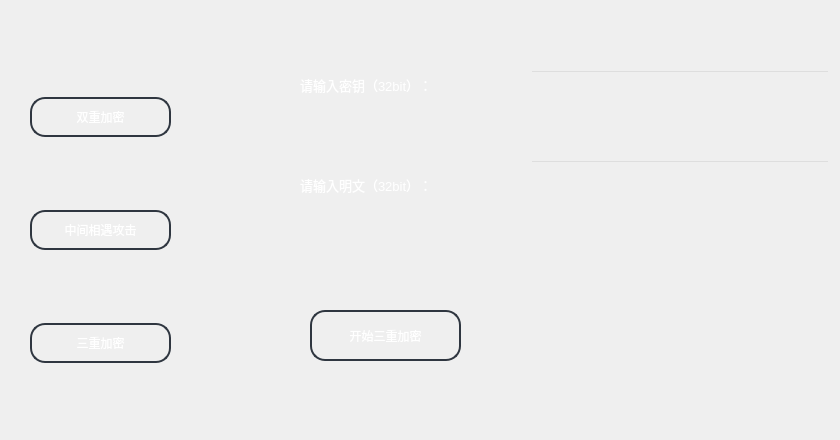
   <widget class="QWidget" name="page">
    <widget class="QLabel" name="label_6">
     <property name="geometry">
      <rect>
       <x>300</x>
       <y>60</y>
       <width>181</width>
       <height>51</height>
      </rect>
     </property>
     <property name="styleSheet">
      <string notr="true">    color: white;</string>
     </property>
     <property name="text">
      <string>&lt;html&gt;&lt;head/&gt;&lt;body&gt;&lt;p&gt;&lt;span style=&quot; font-size:10pt;&quot;&gt;请输入密钥（32bit）：&lt;/span&gt;&lt;/p&gt;&lt;/body&gt;&lt;/html&gt;</string>
     </property>
    </widget>
    <widget class="QLabel" name="label_7">
     <property name="geometry">
      <rect>
       <x>300</x>
       <y>160</y>
       <width>191</width>
       <height>51</height>
      </rect>
     </property>
     <property name="styleSheet">
      <string notr="true">    color: white;</string>
     </property>
     <property name="text">
      <string>&lt;html&gt;&lt;head/&gt;&lt;body&gt;&lt;p&gt;&lt;span style=&quot; font-size:10pt;&quot;&gt;请输入明文（32bit）：&lt;/span&gt;&lt;/p&gt;&lt;/body&gt;&lt;/html&gt;</string>
     </property>
    </widget>
    <widget class="QLineEdit" name="lineEdit_5">
     <property name="geometry">
      <rect>
       <x>530</x>
       <y>160</y>
       <width>300</width>
       <height>40</height>
      </rect>
     </property>
     <property name="styleSheet">
      <string notr="true">background-color: transparent; /* 设置为透明 */
    font: 10pt &quot;微软雅黑&quot;;
    color: white;
</string>
     </property>
    </widget>
    <widget class="QPushButton" name="pushButton_9">
     <property name="geometry">
      <rect>
       <x>310</x>
       <y>310</y>
       <width>151</width>
       <height>51</height>
      </rect>
     </property>
     <property name="styleSheet">
      <string notr="true">/**正常情况下样式**/
QPushButton{
    font: 10pt &quot;微软雅黑&quot;;
    color: white;
    background-color: transparent; /* 设置为透明 */
    border-color: #2f3640;
    border-radius: 15px;
    border-style: solid;
    border-width: 2px;
    padding: 5px;
}

/**鼠标停留在按钮上的样式**/
QPushButton:hover{   
    color: #FFFFFF;
    background-color: #a2375a;
    border-color: #2f3640;
}

/**鼠标按压下去的样式**/
QPushButton:pressed, QPushButton:checked{
    color: #FFFFFF;
    background-color: qlineargradient(spread:pad, x1:0, y1:0, x2:0, y2:1, stop:0  #273c75, stop:1 #202f55);
}

/**按钮失能情况下样式**/
QPushButton:disabled{
    color: #FFFFFF;
    background-color: #dcdde1;
    border-color: #dcdde1;
}
</string>
     </property>
     <property name="text">
      <string>开始三重加密</string>
     </property>
    </widget>
    <widget class="QLineEdit" name="lineEdit_6">
     <property name="geometry">
      <rect>
       <x>530</x>
       <y>70</y>
       <width>300</width>
       <height>40</height>
      </rect>
     </property>
     <property name="styleSheet">
      <string notr="true">background-color: transparent; /* 设置为透明 */
    font: 10pt &quot;微软雅黑&quot;;
    color: white;
</string>
     </property>
    </widget>
    <widget class="QWidget" name="layoutWidget_3">
     <property name="geometry">
      <rect>
       <x>30</x>
       <y>30</y>
       <width>141</width>
       <height>401</height>
      </rect>
     </property>
     <layout class="QVBoxLayout" name="verticalLayout_3">
      <item>
       <widget class="QPushButton" name="pushButton_10">
        <property name="minimumSize">
         <size>
          <width>0</width>
          <height>40</height>
         </size>
        </property>
        <property name="styleSheet">
         <string notr="true">/**正常情况下样式**/
QPushButton{
    font: 10pt &quot;微软雅黑&quot;;
    color: white;
    background-color: transparent; /* 设置为透明 */
    border-color: #2f3640;
    border-radius: 15px;
    border-style: solid;
    border-width: 2px;
    padding: 5px;
}

/**鼠标停留在按钮上的样式**/
QPushButton:hover{   
    color: #FFFFFF;
    background-color: #a2375a;
    border-color: #2f3640;
}

/**鼠标按压下去的样式**/
QPushButton:pressed, QPushButton:checked{
    color: #FFFFFF;
    background-color: qlineargradient(spread:pad, x1:0, y1:0, x2:0, y2:1, stop:0  #273c75, stop:1 #202f55);
}

/**按钮失能情况下样式**/
QPushButton:disabled{
    color: #FFFFFF;
    background-color: #dcdde1;
    border-color: #dcdde1;
}
</string>
        </property>
        <property name="text">
         <string>双重加密</string>
        </property>
       </widget>
      </item>
      <item>
       <widget class="QPushButton" name="pushButton_11">
        <property name="minimumSize">
         <size>
          <width>0</width>
          <height>40</height>
         </size>
        </property>
        <property name="styleSheet">
         <string notr="true">/**正常情况下样式**/
QPushButton{
    font: 10pt &quot;微软雅黑&quot;;
    color: white;
    background-color: transparent; /* 设置为透明 */
    border-color: #2f3640;
    border-radius: 15px;
    border-style: solid;
    border-width: 2px;
    padding: 5px;
}

/**鼠标停留在按钮上的样式**/
QPushButton:hover{   
    color: #FFFFFF;
    background-color: #a2375a;
    border-color: #2f3640;
}

/**鼠标按压下去的样式**/
QPushButton:pressed, QPushButton:checked{
    color: #FFFFFF;
    background-color: qlineargradient(spread:pad, x1:0, y1:0, x2:0, y2:1, stop:0  #273c75, stop:1 #202f55);
}

/**按钮失能情况下样式**/
QPushButton:disabled{
    color: #FFFFFF;
    background-color: #dcdde1;
    border-color: #dcdde1;
}
</string>
        </property>
        <property name="text">
         <string>中间相遇攻击</string>
        </property>
       </widget>
      </item>
      <item>
       <widget class="QPushButton" name="pushButton_12">
        <property name="minimumSize">
         <size>
          <width>0</width>
          <height>40</height>
         </size>
        </property>
        <property name="styleSheet">
         <string notr="true">/**正常情况下样式**/
QPushButton{
    font: 10pt &quot;微软雅黑&quot;;
    color: white;
    background-color: transparent; /* 设置为透明 */
    border-color: #2f3640;
    border-radius: 15px;
    border-style: solid;
    border-width: 2px;
    padding: 5px;
}

/**鼠标停留在按钮上的样式**/
QPushButton:hover{   
    color: #FFFFFF;
    background-color: #a2375a;
    border-color: #2f3640;
}

/**鼠标按压下去的样式**/
QPushButton:pressed, QPushButton:checked{
    color: #FFFFFF;
    background-color: qlineargradient(spread:pad, x1:0, y1:0, x2:0, y2:1, stop:0  #273c75, stop:1 #202f55);
}

/**按钮失能情况下样式**/
QPushButton:disabled{
    color: #FFFFFF;
    background-color: #dcdde1;
    border-color: #dcdde1;
}
</string>
        </property>
        <property name="text">
         <string>三重加密</string>
        </property>
       </widget>
      </item>
     </layout>
    </widget>
    <widget class="QTextEdit" name="textEdit_21">
     <property name="geometry">
      <rect>
       <x>530</x>
       <y>250</y>
       <width>301</width>
       <height>181</height>
      </rect>
     </property>
     <property name="styleSheet">
      <string notr="true">background-color: transparent; /* 设置为透明 */
    font: 10pt &quot;微软雅黑&quot;;
    color: white;
</string>
     </property>
    </widget>
   </widget>
